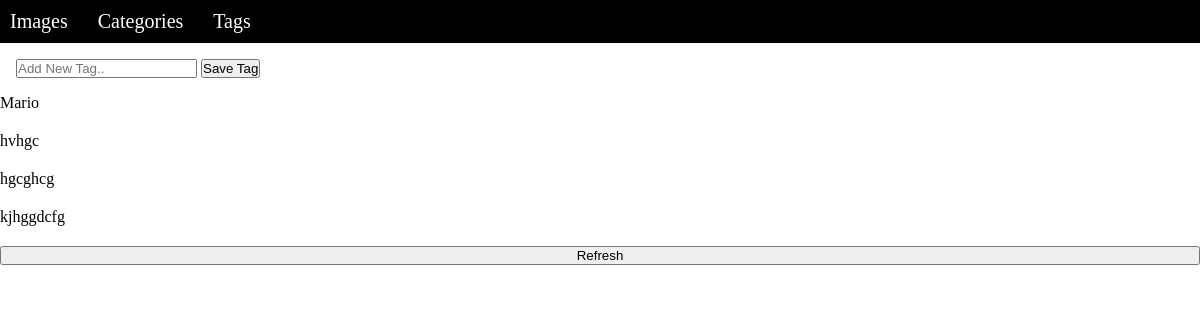
The app's page /tags, older data.
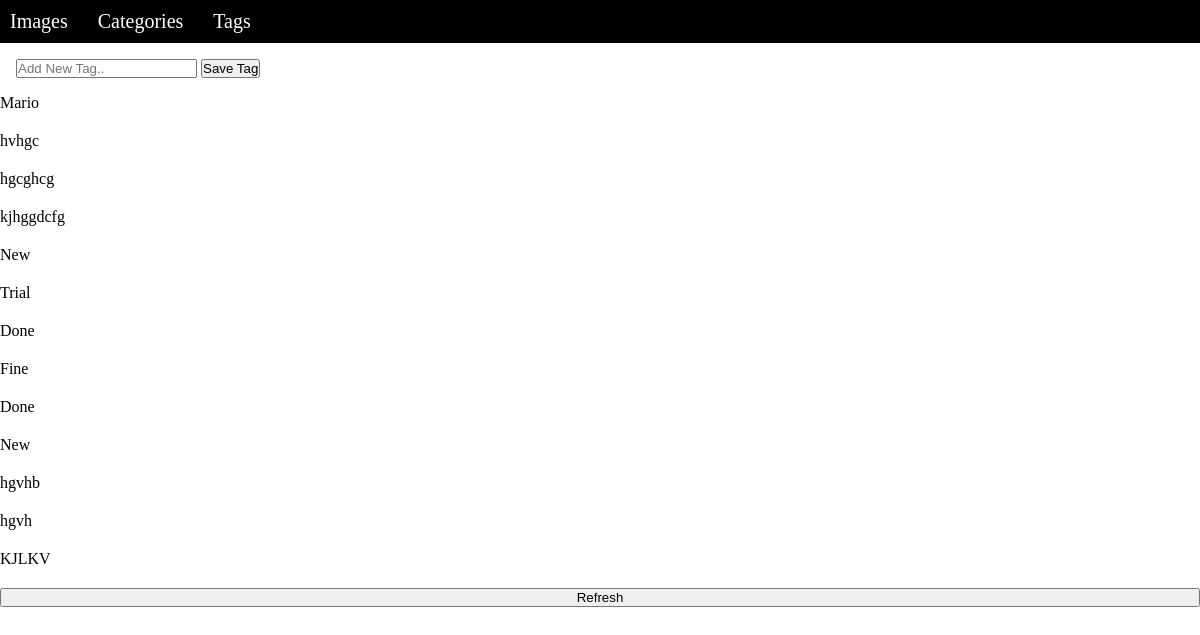
The same page, newer data.
### Home/models.py (models this page shows)
class Tag(models.Model):
    name = models.CharField(max_length=50)
    def __str__(self):
        return self.name

### Home/views.py (the view)
# urls.py: path('tags', view_tags, name='tags'),
def view_tags(request):
    tags = Tag.objects.all()
    return render(request, 'tags.html', {'tags': tags})

### Home/templates/tags.html (shortened to what this page needs)
{% extends 'base.html' %}
{% load static %}
{% block content %}
<div class="form-container">
    {% include 'partials/tag_form.html' %}
</div>
<div class="tag-list">
    {% include 'partials/tag_list.html' %}
</div>
{% endblock content %}

### Home/templates/partials/tag_list.html
<ul class="tag">
    {% for tag in tags %}
    <li>{{tag}}</li>
    {% empty %}
    <li>No tags yet</li>
    {% endfor %}
    <button hx-get="{% url 'get_tags' %}" hx-swap="outerHTML" hx-target=".tag">Refresh</button>
</ul>

Row changes from the older to the newer data that the page shows:
added Tag: name "New"
added Tag: name "Trial"
added Tag: name "Done"
added Tag: name "Fine"
added Tag: name "Done"
added Tag: name "New"
added Tag: name "hgvhb"
added Tag: name "hgvh"
added Tag: name "KJLKV"
